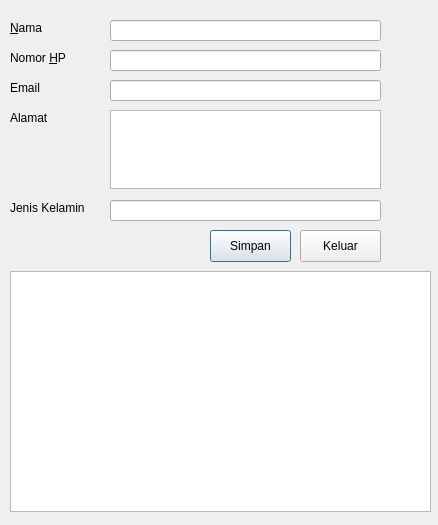
<?xml version="1.0" encoding="UTF-8"?>
<ui version="4.0">
 <class>Dialog</class>
 <widget class="QDialog" name="Dialog">
  <property name="geometry">
   <rect>
    <x>0</x>
    <y>0</y>
    <width>438</width>
    <height>525</height>
   </rect>
  </property>
  <property name="windowTitle">
   <string>Dialog</string>
  </property>
  <widget class="QLineEdit" name="txtNama">
   <property name="geometry">
    <rect>
     <x>110</x>
     <y>20</y>
     <width>271</width>
     <height>21</height>
    </rect>
   </property>
   <property name="text">
    <string/>
   </property>
  </widget>
  <widget class="QLabel" name="label1">
   <property name="geometry">
    <rect>
     <x>10</x>
     <y>20</y>
     <width>60</width>
     <height>16</height>
    </rect>
   </property>
   <property name="text">
    <string>&amp;Nama</string>
   </property>
   <property name="buddy">
    <cstring>txtNama</cstring>
   </property>
  </widget>
  <widget class="QLabel" name="label2">
   <property name="geometry">
    <rect>
     <x>10</x>
     <y>50</y>
     <width>81</width>
     <height>16</height>
    </rect>
   </property>
   <property name="text">
    <string>Nomor &amp;HP</string>
   </property>
   <property name="buddy">
    <cstring>txtNomorHp</cstring>
   </property>
  </widget>
  <widget class="QLineEdit" name="txtNomorHp">
   <property name="geometry">
    <rect>
     <x>110</x>
     <y>50</y>
     <width>271</width>
     <height>21</height>
    </rect>
   </property>
  </widget>
  <widget class="QLabel" name="label">
   <property name="geometry">
    <rect>
     <x>10</x>
     <y>80</y>
     <width>60</width>
     <height>16</height>
    </rect>
   </property>
   <property name="text">
    <string>Email</string>
   </property>
  </widget>
  <widget class="QLineEdit" name="txtEmail">
   <property name="geometry">
    <rect>
     <x>110</x>
     <y>80</y>
     <width>271</width>
     <height>21</height>
    </rect>
   </property>
  </widget>
  <widget class="QLabel" name="label_2">
   <property name="geometry">
    <rect>
     <x>10</x>
     <y>110</y>
     <width>60</width>
     <height>16</height>
    </rect>
   </property>
   <property name="text">
    <string>Alamat</string>
   </property>
  </widget>
  <widget class="QTextEdit" name="txtAlamat">
   <property name="geometry">
    <rect>
     <x>110</x>
     <y>110</y>
     <width>271</width>
     <height>79</height>
    </rect>
   </property>
  </widget>
  <widget class="QLabel" name="label_3">
   <property name="geometry">
    <rect>
     <x>10</x>
     <y>200</y>
     <width>91</width>
     <height>16</height>
    </rect>
   </property>
   <property name="text">
    <string>Jenis Kelamin</string>
   </property>
  </widget>
  <widget class="QPushButton" name="btnSimpan">
   <property name="geometry">
    <rect>
     <x>210</x>
     <y>230</y>
     <width>81</width>
     <height>32</height>
    </rect>
   </property>
   <property name="text">
    <string>Simpan</string>
   </property>
  </widget>
  <widget class="QPushButton" name="btnBatal">
   <property name="geometry">
    <rect>
     <x>300</x>
     <y>230</y>
     <width>81</width>
     <height>32</height>
    </rect>
   </property>
   <property name="text">
    <string>Keluar</string>
   </property>
  </widget>
  <widget class="QListWidget" name="listWidget">
   <property name="geometry">
    <rect>
     <x>10</x>
     <y>271</y>
     <width>421</width>
     <height>241</height>
    </rect>
   </property>
  </widget>
  <widget class="QLineEdit" name="txtJenKel">
   <property name="geometry">
    <rect>
     <x>110</x>
     <y>200</y>
     <width>271</width>
     <height>21</height>
    </rect>
   </property>
  </widget>
 </widget>
 <resources/>
 <connections/>
</ui>
